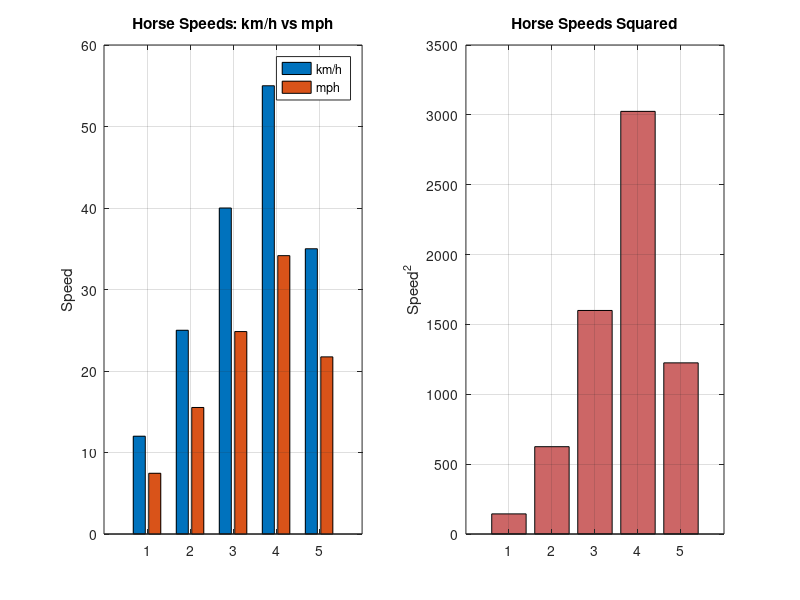

Recreate this plot in MATLAB.
% solution_vectors.m - Complete solution for exercise_vectors.m
% Part of: Matlab for Computational Neuroscience, Module 02
%
% This is the solution file. Try the exercise first!
%
clear; clc; close all;

%% Part 1: Create Vectors

% Example: Cat weights using bracket notation
cat_weights = [4.2, 3.8, 5.1, 3.5, 4.7];
fprintf('Cat weights: ');
fprintf('%.1f ', cat_weights);
fprintf('\n');

% TODO 1: Create a vector of 7 daily temperatures
daily_temps = [18.5, 20.1, 19.3, 22.0, 21.5, 17.8, 20.0];

fprintf('Daily temperatures: ');
fprintf('%.1f ', daily_temps);
fprintf('\n');

% TODO 2: Create a vector of numbers from 1 to 100 using the colon operator
numbers = 1:100;

fprintf('Numbers vector has %d elements\n', length(numbers));

% TODO 3: Create 50 evenly spaced points from 0 to 2*pi using linspace
smooth_angles = linspace(0, 2*pi, 50);

fprintf('Smooth angles has %d points, from %.2f to %.2f\n', ...
    length(smooth_angles), smooth_angles(1), smooth_angles(end));

%% Part 2: Indexing Practice

plant_heights = [12, 8, 15, 22, 6, 18, 10, 14];
fprintf('\nPlant heights: ');
fprintf('%d ', plant_heights);
fprintf('\n');

% TODO 4: Get the 3rd element
third_plant = plant_heights(3);

fprintf('Third plant height: %d cm\n', third_plant);

% TODO 5: Get elements 2 through 5
middle_plants = plant_heights(2:5);

fprintf('Plants 2 to 5: ');
fprintf('%d ', middle_plants);
fprintf('\n');

% TODO 6: Get the last element using end
last_plant = plant_heights(end);

fprintf('Last plant height: %d cm\n', last_plant);

% TODO 7: Get all elements except the first one
all_but_first = plant_heights(2:end);

fprintf('All except first: ');
fprintf('%d ', all_but_first);
fprintf('\n');

%% Part 3: Matrix Practice

%              Length  Width  Height
garden = [     2.5,    1.2,   0.3;
               3.0,    1.5,   0.4;
               1.8,    2.0,   0.3;
               2.2,    1.0,   0.5];

fprintf('\nGarden measurements matrix:\n');
disp(garden);

% TODO 8: Get element at row 2, column 3
plot2_height = garden(2, 3);

fprintf('Garden plot 2 height: %.1f m\n', plot2_height);

% TODO 9: Get entire first row
plot1_all = garden(1, :);

fprintf('Garden plot 1: length=%.1f, width=%.1f, height=%.1f\n', ...
    plot1_all(1), plot1_all(2), plot1_all(3));

% TODO 10: Get entire second column (all widths)
all_widths = garden(:, 2);

fprintf('All widths: ');
fprintf('%.1f ', all_widths);
fprintf('\n');

% TODO 11: Use size() to find dimensions
[num_plots, num_measurements] = size(garden);

fprintf('Garden matrix: %d plots x %d measurements\n', num_plots, num_measurements);

%% Part 4: Element-wise Operations

horse_speeds_kmh = [12, 25, 40, 55, 35];
fprintf('\nHorse speeds (km/h): ');
fprintf('%d ', horse_speeds_kmh);
fprintf('\n');

% TODO 12: Convert to miles per hour
horse_speeds_mph = horse_speeds_kmh .* 0.621;

fprintf('Horse speeds (mph): ');
fprintf('%.1f ', horse_speeds_mph);
fprintf('\n');

% TODO 13: Square each speed
speeds_squared = horse_speeds_kmh .^ 2;

fprintf('Speeds squared: ');
fprintf('%d ', speeds_squared);
fprintf('\n');

% Visualization
figure;
subplot(1, 2, 1);
bar([horse_speeds_kmh; horse_speeds_mph]', 'grouped');
legend('km/h', 'mph');
title('Horse Speeds: km/h vs mph');
ylabel('Speed');
grid on;

subplot(1, 2, 2);
bar(speeds_squared, 'FaceColor', [0.8 0.4 0.4]);
title('Horse Speeds Squared');
ylabel('Speed^2');
grid on;

fprintf('\nAll done! You should see a figure with two bar charts.\n');
